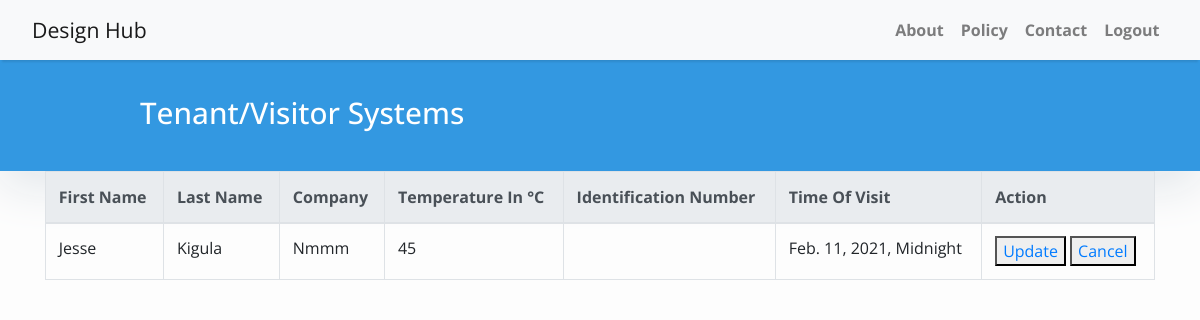
The page /visitors/5 (signed in) on the database its author committed.
### systems/models.py (models this page shows, shortened)
class Tenant(models.Model):
    id=models.IntegerField(primary_key=True)
    first_name=models.CharField(max_length=20)
    last_name=models.CharField(max_length=20)
    company=models.CharField(max_length=20)
    temperature=models.IntegerField()
    date=models.DateTimeField(auto_now_add=True)
    id_no= models.CharField(blank=True,max_length=20,null=True)
    class Meta:
        ordering=['-date']

### systems/views.py (the view)
# urls.py: path('visitors/<int:pk>' ,views.visitor_details, name='visitor_details'),
@login_required
def visitor_details(request,pk):
   tenant=Tenant.objects.get(pk=pk)
   context={
       'tenant':tenant
   }
   return(render( request, 'visitor_details.html',context))

### systems/templates/visitor_details.html (shortened to what this page needs)
{% extends "base.html" %}
{% block content %}
<header class="masthead">
    <div class="container">
        <div class="row">
            <div class=" col-md-8 col-md-10 mx-auto">
                <div class="site-heading">
                    <h3 class=" site-heading my-4 mt-3 text-white"> Tenant/Visitor Systems</h3>
                </div>
            </div>
        </div>
    </div>
</header>
<div class="container">
    <table class="table table-bordered">
        <thead class="thead-light">
            <tr>
                <th scope="col">First Name</th>
                <th scope="col">Last Name</th>
                <th scope="col">Company</th>
                <th scope="col">Temperature in &deg;C</th>
                <th scope="col">Identification number</th>
                <th scope="col">Time of Visit</th>
                <th scope="col">Action</th>
            </tr>
        </thead>
        <tbody >
            <tr >
                <td>{{tenant.first_name}} </td>
                <td>{{tenant.last_name}}</td>
                <td>{{tenant.company}} </td>
                <td>{{tenant.temperature}}</td>
                <td>{{tenant.id_no}} </td>
                <td>{{tenant.date}} </td>
                <td>
                    <button><a href="{%url 'update_visitor' tenant.pk%}" style="cursor:pointer;"> Update </a> </button>
                    <button><a href="{%url 'get_visitors'%}" style="cursor:pointer;"> Cancel</a></button></td>
            </tr>
        </tbody>
    </table>
</div>
{%endblock%}

### systems/templates/base.html (style rules this page uses)
body,html { font-family: 'Open Sans', sans-serif; font-size: 17px; background-color: #fdfdfd; font-weight:'bold' }
.masthead { background: #3398E1; height: auto; padding-bottom: 15px; box-shadow: 0 16px 48px #E3E7EB; padding-top: 10px; }

### systems/templates/visitor_details.html (style rules this page uses)
body { font-family: 'Open Sans', sans-serif; font-size: 16px; background-color: #fdfdfd; text-transform: capitalize; }

### rows shown on the page
Tenant: first_name "Jesse", last_name "Kigula", company "Nmmm", temperature "45", date "Feb. 11, 2021, Midnight"
